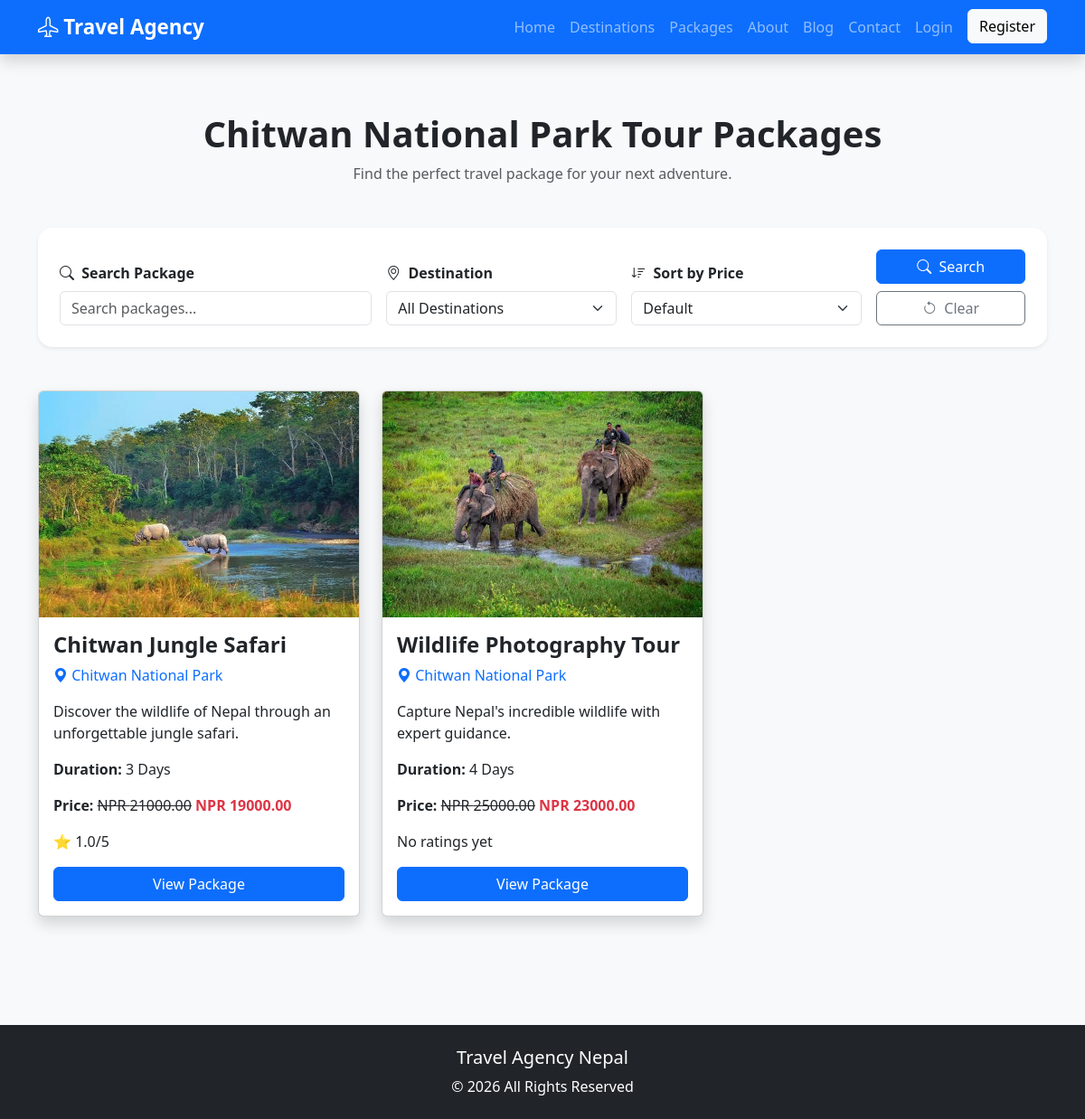
Page /packages/destination/chitwan-national-park/ on the earlier database version.
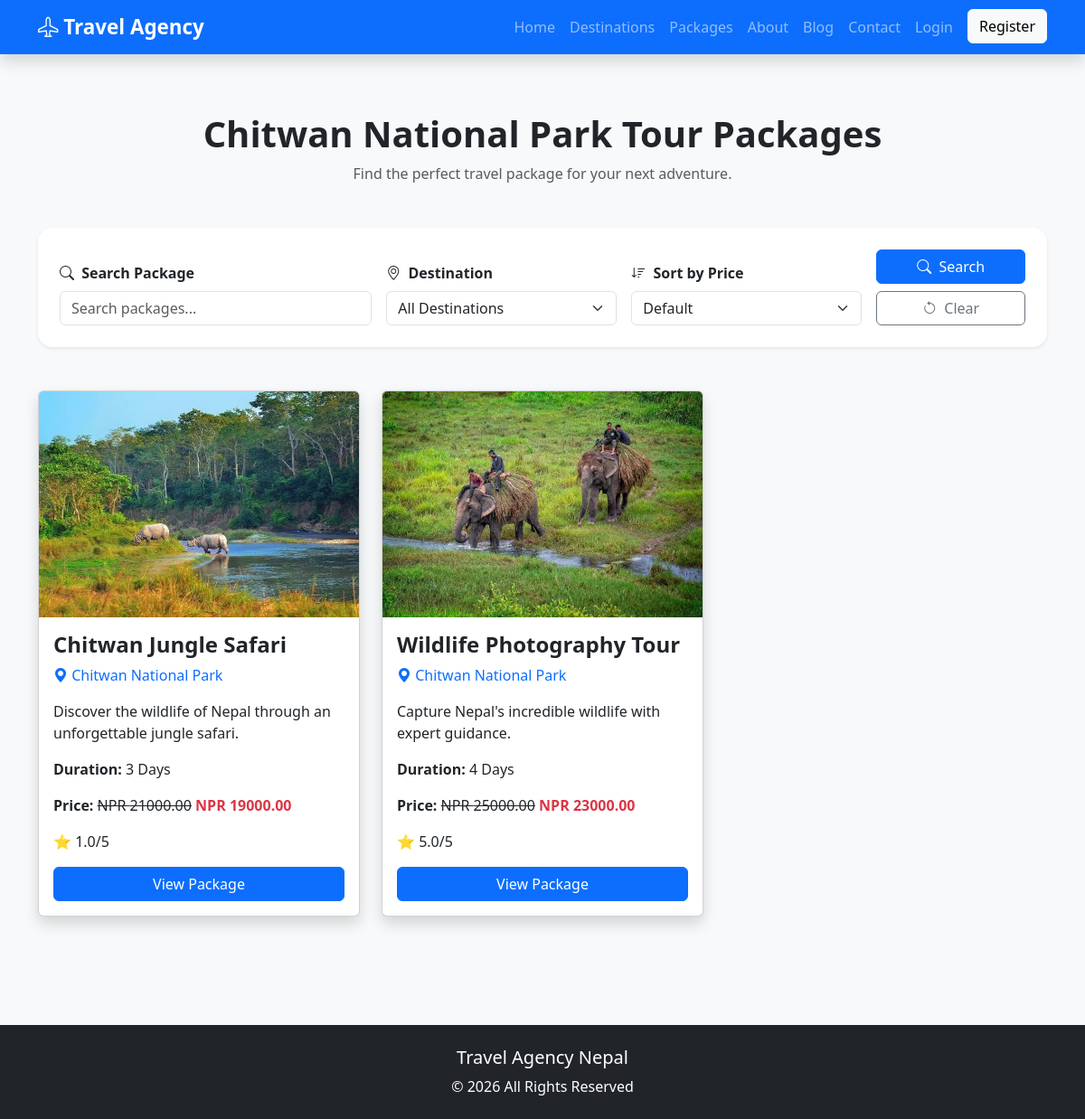
Same page on the later database version.
### packages/models.py (models this page shows, shortened)
class TourPackage(models.Model):
    DIFFICULTY_CHOICES = [
        ('Easy', 'Easy'),
        ('Moderate', 'Moderate'),
        ('Hard', 'Hard'),
    ]
    PACKAGE_TYPE_CHOICES = [
        ('Adventure', 'Adventure'),
        ('Family', 'Family'),
        ('Honeymoon', 'Honeymoon'),
        ('Luxury', 'Luxury'),
        ('Wildlife', 'Wildlife'),
        ('Cultural', 'Cultural'),
        ('Trekking', 'Trekking'),
    ]
    destination = models.ForeignKey(
        Destination,
        on_delete=models.CASCADE,
        related_name='tour_packages'
    )
    name = models.CharField(max_length=200)
    slug = models.SlugField(
        unique=True,
        blank=True
    )
    package_type = models.CharField(
        max_length=20,
        choices=PACKAGE_TYPE_CHOICES,
        default='Adventure'
    )
    short_description = models.CharField(max_length=255)
    description = models.TextField()
    duration = models.PositiveIntegerField(
        help_text="Duration in days"
    )
    price = models.DecimalField(
        max_digits=10,
        decimal_places=2
    )
    discount_price = models.DecimalField(
        max_digits=10,
        decimal_places=2,
        blank=True,
        null=True
    )
    max_group_size = models.PositiveIntegerField()
    available_slots = models.PositiveIntegerField(default=20)
    difficulty = models.CharField(
        max_length=20,
        choices=DIFFICULTY_CHOICES
    )
    accommodation = models.CharField(max_length=200)
    transportation = models.CharField(max_length=200)
    departure_location = models.CharField(max_length=150)
    meals_included = models.BooleanField(default=True)
    featured_image = models.ImageField(
        upload_to='packages/'
    )
    is_featured = models.BooleanField(default=False)
    is_available = models.BooleanField(default=True)
    created_at = models.DateTimeField(
        auto_now_add=True
    )
    updated_at = models.DateTimeField(
        auto_now=True
    )
    class Meta:
        ordering = ['name']
        verbose_name = "Tour Package"
        verbose_name_plural = "Tour Packages"

### destinations/models.py (models this page shows, shortened)
class Destination(models.Model):
    name = models.CharField(max_length=150)
    slug = models.SlugField(unique=True, blank=True)
    country = models.CharField(max_length=100)
    description = models.TextField()
    best_season = models.CharField(max_length=100)
    estimated_budget = models.DecimalField(
        max_digits=10,
        decimal_places=2
    )
    image = models.ImageField(
        upload_to='destinations/'
    )
    attractions = models.TextField()
    activities = models.TextField()
    is_featured = models.BooleanField(default=False)
    created_at = models.DateTimeField(auto_now_add=True)
    updated_at = models.DateTimeField(auto_now=True)
    class Meta:
        ordering = ['name']
        verbose_name = "Destination"
        verbose_name_plural = "Destinations"

### packages/views.py (the view)
# urls.py: path('destination/<slug:slug>/', views.destination_packages, name='destination_packages'),
def destination_packages(request, slug):
    destination = get_object_or_404(
        Destination,
        slug=slug
    )
    packages = TourPackage.objects.filter(
        destination=destination,
        is_available=True
    ).annotate(
        average_rating=Avg('reviews__rating')
    )
    context = {
        'destination': destination,
        'packages': packages
    }
    return render(
        request,
        'packages/package_list.html',
        context
    )

### templates/packages/package_list.html (shortened to what the changed rows need)
{% extends 'base.html' %}
{% block content %}
<section class="py-5">
    <div class="container">
        <div class="text-center mb-5">
            <h1 class="fw-bold">
                {% if destination %}
                    {{ destination.name }} Tour Packages
                {% else %}
                    Explore Tour Packages
                {% endif %}
            </h1>
        </div>
        <div class="row">
            {% for package in packages %}
            <div class="col-lg-4 col-md-6 mb-4">
                <div class="card shadow h-100">
                    <img src="{{ package.featured_image.url }}"
                         class="card-img-top"
                         style="height:250px; object-fit:cover;"
                         alt="{{ package.name }}">
                    <div class="card-body">
                        <h4 class="fw-bold">
                            {{ package.name }}
                        </h4>
                        <p class="text-primary">
                            <i class="bi bi-geo-alt-fill"></i>
                            {{ package.destination.name }}
                        </p>
                        <p>
                            {{ package.short_description }}
                        </p>
                        <p>
                            <strong>Duration:</strong>
                            {{ package.duration }} Days
                        </p>
                        <p>
                            <strong>Price:</strong>
                            {% if package.discount_price %}
                                <del>NPR {{ package.price }}</del>
                                <span class="text-danger fw-bold">
                                    NPR {{ package.discount_price }}
                                </span>
                            {% else %}
                                NPR {{ package.price }}
                            {% endif %}
                        </p>
                        <p>
                            {% if package.average_rating %}
                                ⭐ {{ package.average_rating|floatformat:1 }}/5
                            {% else %}
                                No ratings yet
                            {% endif %}
                        </p>
                        <a href="{% url 'package_detail' package.slug %}"
                           class="btn btn-primary w-100">
                            View Package
                        </a>
                    </div>
                </div>
            </div>
            {% empty %}
            <div class="col-12">
                <div class="alert alert-warning text-center">
                    No tour packages available.
                </div>
            </div>
            {% endfor %}
        </div>
    </div>
</section>
{% endblock %}

Differences in the rows shown:
changed TourPackage "Wildlife Photography Tour": average_rating (not shown) → "5.0"; text "No ratings yet" → "⭐ /5"
